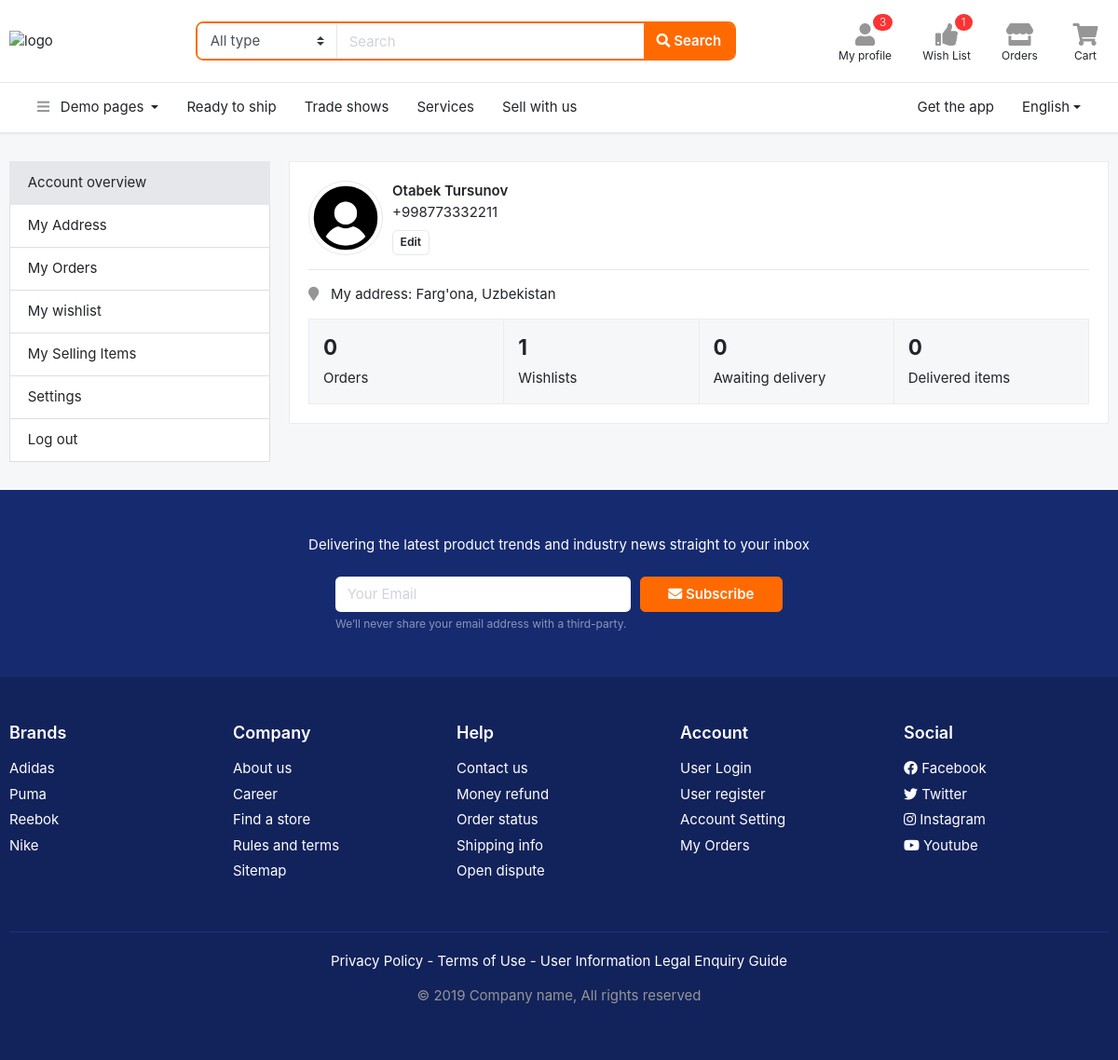
Before: /auth/profile/ (signed in) with the older database file.
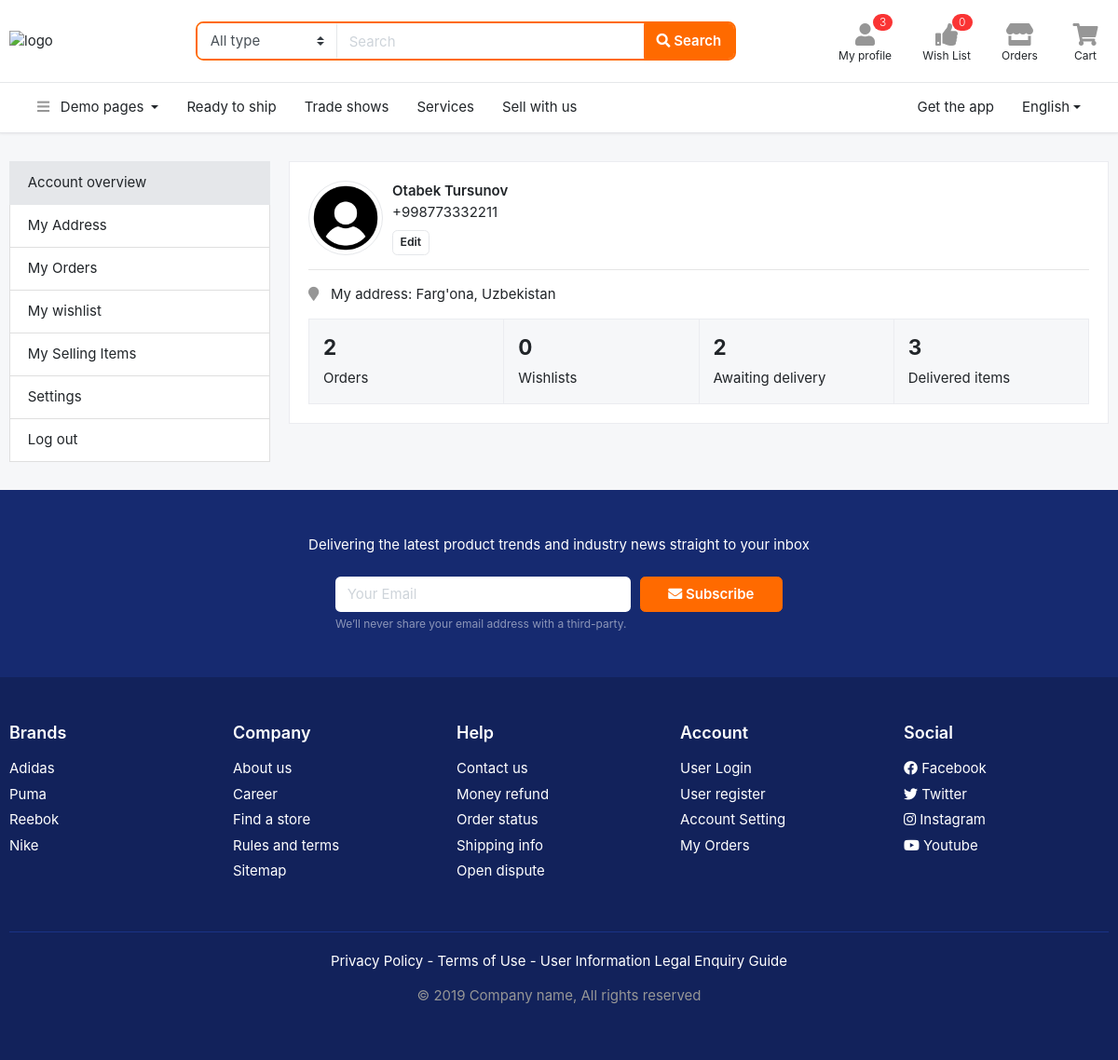
After: the same page with the newer database file.
### users/models.py (models this page shows, shortened)
class User(AbstractUser):
    class GENDER(models.TextChoices):
        MALE = 'male', 'male'
        FEMALE = 'female', 'female'
    phone = models.CharField(max_length=13, unique=True)
    gender = models.CharField(max_length=10, choices=GENDER.choices, blank=True, null=True)
    city = models.CharField(max_length=50, blank=True, null=True)
    country = models.CharField(max_length=50, blank=True, null=True)
    confirmation_code = models.CharField(max_length=6, blank=True, null=True)
    confirmed = models.BooleanField(default=False)
    def get_full_address(self):
        return f'{self.city}, {self.country}'

### users/views.py (the view)
# urls.py: path('profile/', ProfileMainView.as_view(), name='profile'),
class ProfileMainView(LoginRequiredMixin, View):
    def get(self, request):
        user = request.user
        awaiting_orders = user.order_set.exclude(status=Order.STATUS_CHOICES[3][0]).count()
        order_items = 0
        for order in user.order_set.all():
            order_items += order.orderitem_set.count()
        context = {
            'user': user,
            'awaiting_orders': awaiting_orders,
            'order_items': order_items,
        }
        return render(request, 'profile-main.html', context)

### templates/profile-main.html
{% extends 'base.html' %}
{% block content %}
    <section class="section-content padding-y">
        <div class="container">
            <div class="row">
                <aside class="col-md-3">
                    <nav class="list-group">
                        <a class="list-group-item active" href="profile-main.html"> Account overview </a>
                        <a class="list-group-item" href="page-profile-address.html"> My Address </a>
                        <a class="list-group-item" href="profile-orders.html"> My Orders </a>
                        <a class="list-group-item" href="wishlist.html"> My wishlist </a>
                        <a class="list-group-item" href="page-profile-seller.html"> My Selling Items </a>
                        <a class="list-group-item" href="{% url 'profile-settings' %}"> Settings </a>
                        <a class="list-group-item" href="{% url 'logout' %}">Log out </a>
                    </nav>
                </aside>
                <main class="col-md-9">
                    <article class="card mb-3">
                        <div class="card-body">
                            <figure class="icontext">
                                <div class="icon">
                                    <img class="rounded-circle img-sm border" src="/static/images/profile.png">
                                </div>
                                <div class="text">
                                    <strong> {{ user.get_full_name }} </strong> <br>
                                    <p class="mb-2"> +{{ user.username }} </p>
                                    <a href="{% url 'profile-settings' %}" class="btn btn-light btn-sm">Edit</a>
                                </div>
                            </figure>
                            <hr>
                            <p>
                                <i class="fa fa-map-marker text-muted"></i> &nbsp; My address: {{ user.get_full_address }}
                            </p>
                            <article class="card-group card-stat">
                                <figure class="card bg">
                                    <div class="p-3">
                                        <h4 class="title">{{ user.order_set.all.count }}</h4>
                                        <span>Orders</span>
                                    </div>
                                </figure>
                                <figure class="card bg">
                                    <div class="p-3">
                                        <h4 class="title">{{ user.favorite_set.all.count }}</h4>
                                        <span>Wishlists</span>
                                    </div>
                                </figure>
                                <figure class="card bg">
                                    <div class="p-3">
                                        <h4 class="title">{{ awaiting_orders }}</h4>
                                        <span>Awaiting delivery</span>
                                    </div>
                                </figure>
                                <figure class="card bg">
                                    <div class="p-3">
                                        <h4 class="title">{{ order_items }}</h4>
                                        <span>Delivered items</span>
                                    </div>
                                </figure>
                            </article>
                        </div>
                    </article>
                </main>
            </div>
        </div>
    </section>
{% endblock %}

### templates/base.html (shortened to what the changed rows need)
<!DOCTYPE HTML>
{% load static %}
<html lang="en">
<head>
<link href="/static/css/bootstrap.css?v=2.0" rel="stylesheet" type="text/css"/>
<link href="/static/fonts/fontawesome/css/all.min.css?v=2.0" type="text/css" rel="stylesheet">
<link href="/static/css/ui.css?v=2.0" rel="stylesheet" type="text/css"/>
<link href="/static/css/responsive.css?v=2.0" rel="stylesheet" type="text/css" />
</head>
<body>
<header class="section-header">
<section class="header-main border-bottom">
	<div class="container">
		<div class="row align-items-center">
			<div class="col-xl-4 col-lg-4 col-md-6">
				<div class="widgets-wrap float-md-right">
					<div class="widget-header mr-3">
						<a href="{% url 'wishlist' %}" class="widget-view">
							<div class="icon-area">
								<i class="fa fa-thumbs-up"></i>
								<span class="notify">{{ request.user.favorite_set.count }}</span>
							</div>
						</a>
					</div>
				</div>
			</div>
		</div>
	</div>
</section>
</header>
{% block content %}
{% endblock %}
</body>
</html>

Changed rows visible on the page:
changed User "Otabek Tursunov": user.favorite_set.count "1" → "0"; order_set.all.count "0" → "2"; favorite_set.all.count "1" → "0"
Other visible differences:
{{ awaiting_orders }}: "0" → "2"
{{ order_items }}: "0" → "3"
